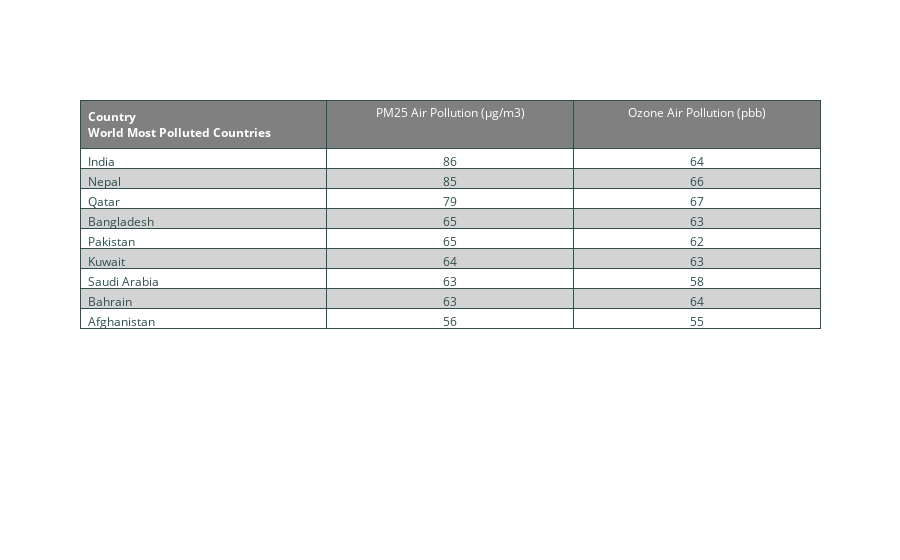

The code cell stored with this chart in its notebook:
### Code cell
headerColor = 'grey'
rowEvenColor = 'lightgrey'
rowOddColor = 'white'

df = air_pollution[air_pollution.ISO3.isin(high_poll)].sort_values(by=['exposure_mean_pm25', 'exposure_mean_ozone'], ascending=False)
fig = go.Figure(data=[go.Table(
    header=dict(values=list(['<b>Country<b><br>World Most Polluted Countries', "PM25 Air Pollution (µg/m3)", "Ozone Air Pollution (pbb)"]),
        line_color='darkslategray',
        fill_color=headerColor,
        align=['left','center'],
        font=dict(color='white')),
    cells=dict(values=[df.country, df.exposure_mean_pm25.round(), df.exposure_mean_ozone.round()],
        line_color='darkslategray',
        # 2-D list of colors for alternating rows
        fill_color = [[rowOddColor,rowEvenColor]*df.shape[0]],
        align = ['left', 'center'],
        font = dict(color = 'darkslategray')
    ))
])

fig.show()

### Figure 1 — Plotly figure (JSON) as saved in the notebook; plotly's stock layout.template omitted (floating-point values rounded to 4 significant figures)
{"data": [{"cells": {"align": ["left", "center"], "fill": {"color": [["white", "lightgrey", "white", "lightgrey", "white", "lightgrey", "white", "lightgrey", "white", "lightgrey", "white", "lightgrey", "white", "lightgrey", "white", "lightgrey", "white", "lightgrey"]]}, "font": {"color": "darkslategray"}, "line": {"color": "darkslategray"}, "values": [["India", "Nepal", "Qatar", "Bangladesh", "Pakistan", "Kuwait", "Saudi Arabia", "Bahrain", "Afghanistan"], [86, 85, 79, 65, 65, 64, 63, 63, 56], [64, 66, 67, 63, 62, 63, 58, 64, 55]]}, "header": {"align": ["left", "center"], "fill": {"color": "grey"}, "font": {"color": "white"}, "line": {"color": "darkslategray"}, "values": ["<b>Country<b><br>World Most Polluted Countries", "PM25 Air Pollution (µg/m3)", "Ozone Air Pollution (pbb)"]}, "type": "table"}], "layout": {}}
